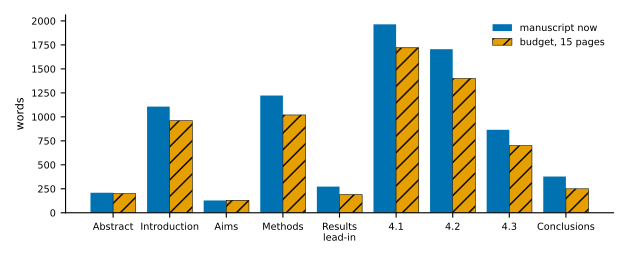

Here is the Python script that generated this plot:
"""Word count of manuscript/main_claude.tex per section against a budget for a 15-page paper.

Draws word_budget.pdf (bar chart, current against budget) and writes word_budget.txt (the table used in
story_check.tex). Run from any folder: python3 -I word_budget.py
Assumption: words scale with pages at fixed figure count; the budget total is current words x 15/18.
"""
import re
from pathlib import Path

import matplotlib
matplotlib.use('Agg')
import matplotlib.pyplot as plt

HERE = Path(__file__).resolve().parent
TEX = HERE.parent.parent / 'manuscript' / 'main_claude.tex'
OKABE_ITO = ['#000000', '#E69F00', '#56B4E9', '#009E73', '#F0E442', '#0072B2', '#D55E00', '#CC79A7']

# share of the body word budget per block (judgement: results carry the paper; 4.1 is the longest)
SHARE = {'Abstract': None, 'Introduction': 0.15, 'Aims': 0.02, 'Methods': 0.16, 'Results lead-in': 0.03,
         '4.1 Coolant flow': 0.27, '4.2 Breakdown': 0.22, '4.3 A posteriori': 0.11, 'Conclusions': 0.04}


def words(txt):
    txt = re.sub(r'(?<!\\)%.*', '', txt)                                   # comments
    txt = re.sub(r'\\iffalse.*?\\fi', '', txt, flags=re.S)
    txt = re.sub(r'\\begin\{(equation|multline|table\*?|figure\*?|tabular)\}.*?\\end\{\1\}', ' ', txt, flags=re.S)
    txt = re.sub(r'\$[^$]*\$', ' X ', txt)                                  # inline maths = one word
    txt = re.sub(r'\\(cite|ref|label)\{[^}]*\}', ' ', txt)
    txt = re.sub(r'\\[A-Za-z]+\*?', ' ', txt)
    txt = re.sub(r'[{}\[\]~]', ' ', txt)
    return len([w for w in txt.split() if re.search(r'[A-Za-z0-9]', w)])


def main():
    src = TEX.read_text()
    abstract = re.search(r'\\begin\{abstract\}(.*?)\\end\{abstract\}', src, re.S).group(1)
    body = src[src.index('\\section{Introduction}'):src.index('\\section*{Acknowledgments}')]
    cuts = [('Introduction', '\\section{Introduction}'), ('Aims', '\\section{Research Aims}'),
            ('Methods', '\\section{Methods}'), ('Results lead-in', '\\section{Results}'),
            ('4.1 Coolant flow', '\\subsection{Coolant Flow}'), ('4.2 Breakdown', '\\subsection{Breakdown'),
            ('4.3 A posteriori', '\\subsection{A Posteriori'), ('Conclusions', '\\section{Conclusions}')]
    pos = [body.index(c[1]) for c in cuts] + [len(body)]
    cur = {'Abstract': words(abstract)}
    for i, (name, _) in enumerate(cuts):
        cur[name] = words(body[pos[i]:pos[i + 1]])
    total_body = sum(v for k, v in cur.items() if k != 'Abstract')
    target = round(total_body * 15 / 18, -1)
    bud = {k: (200 if k == 'Abstract' else round(SHARE[k] * target, -1)) for k in cur}
    lines = [f'# words: current, budget (body budget = {target:.0f} = current body {total_body} x 15/18)']
    for k in cur:
        lines.append(f'{k:18s} {cur[k]:6d} {bud[k]:6.0f} {cur[k] - bud[k]:+6.0f}')
    (HERE / 'word_budget.txt').write_text('\n'.join(lines) + '\n')
    print('\n'.join(lines))

    names = list(cur)
    fig, ax = plt.subplots(figsize=(6.3, 2.6))
    x = range(len(names))
    ax.bar([i - 0.2 for i in x], [cur[n] for n in names], 0.4, color=OKABE_ITO[5], label='manuscript now')
    ax.bar([i + 0.2 for i in x], [bud[n] for n in names], 0.4, color=OKABE_ITO[1], hatch='//', edgecolor='k',
           linewidth=0.4, label='budget, 15 pages')
    ax.set_xticks(list(x))
    short = {'Results lead-in': 'Results\nlead-in', '4.1 Coolant flow': '4.1', '4.2 Breakdown': '4.2',
             '4.3 A posteriori': '4.3'}
    ax.set_xticklabels([short.get(n, n) for n in names], fontsize=7)
    ax.set_ylabel('words', fontsize=8)
    ax.tick_params(axis='y', labelsize=7)
    ax.legend(fontsize=7, frameon=False)
    ax.spines[['top', 'right']].set_visible(False)
    fig.tight_layout()
    fig.savefig(HERE / 'word_budget.pdf')


if __name__ == '__main__':
    main()
